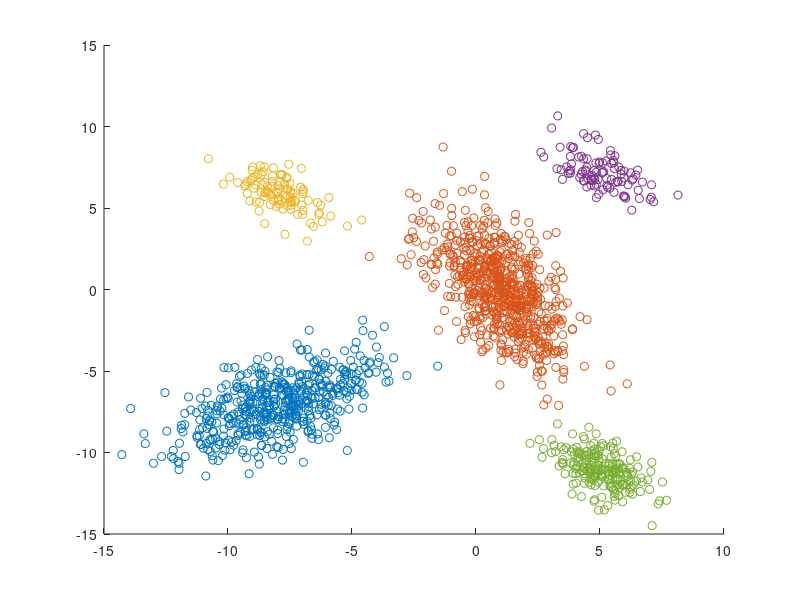

This figure's MATLAB source:
% this script playes a role of dataset constructor. 
clear
clc

%eigenvalues, eigenvectors, means 

% not very nice way to define  matrices defining the distributions
% covariance matrices
cov(1).matrix = [4, 2; 2, 3];
cov(2).matrix = [2, -2; -2, 6];
cov(3).matrix = [1, -0.5; -0.5, 1];
cov(4).matrix = [1, -0.5; -0.5, 1];
cov(5).matrix = [1, -0.5; -0.5, 1];

% coorect way to define 'matrices defining the distributions
%eVect = [0.615412209402636,-0.788205438016109;-0.788205438016109,-0.615412209402636]
%eVal = [1.43844718719117,0;0,5.56155281280883]
%cov(1).matrix = eVect*eVal* inv(eVect);

%eVal = [6.43844718719117,0;0,15.56155281280883]

%m = [ 1 2; 5 1 ];
%[V, D] = eig(m)
%cov(2).matrix = V*D*inv(V)

% mean values
mean(1).mu = [-8,-7];
mean(2).mu = [1,0];
mean(3).mu = [-8,6];
mean(4).mu = [5,7];
mean(5).mu = [5, -11];

% sample sizes
n(1) = 500;
n(2) = 700;
n(3) = 100;
n(4) = 100;
n(5) = 200;

for i=1:5
    D(i).set = mvnrnd(mean(i).mu,cov(i).matrix,n(i));
end

D1 = cat(1,D(1).set, D(2).set, D(3).set, D(4).set,D(5).set)

fh(1) = figure(1);
clf(fh(1))
for i=1:5
    scatter(D(i).set(:,1),D(i).set(:,2))
    hold on
end

% res = kmeans(DD,5)

%fh(2) = figure(2);
%clf(fh(2))
%for i=1:length(res)
%    scatter(DD(i,1),DD(i,2),5,res(i))
%    hold on
%end

%hold off
% coeff = [];
% for i=1:8
%    fh(i) = figure(i);
%    res = kmeans(DD,i);
%    coeff = mean(silhouette(DD,res))
% end